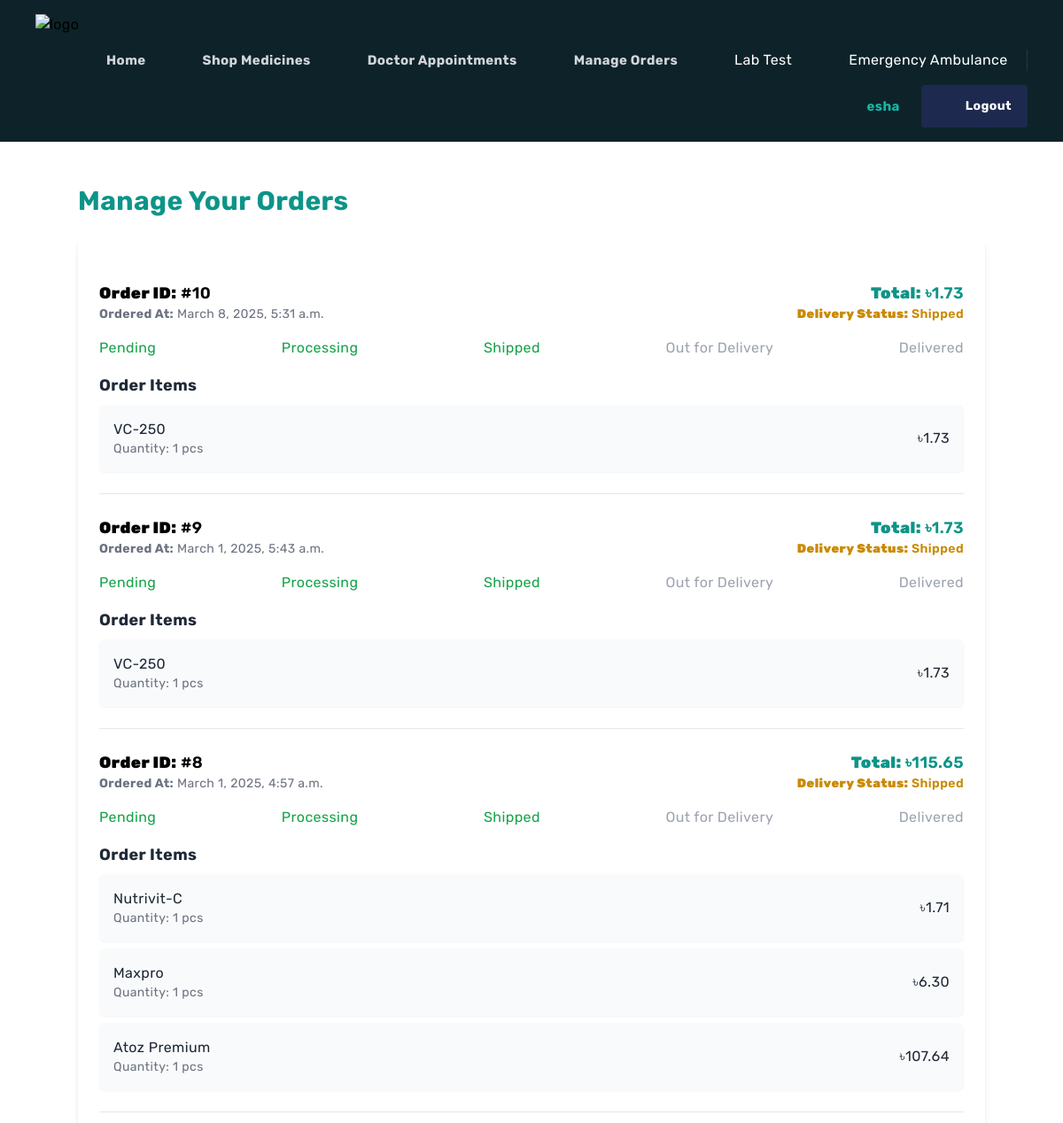
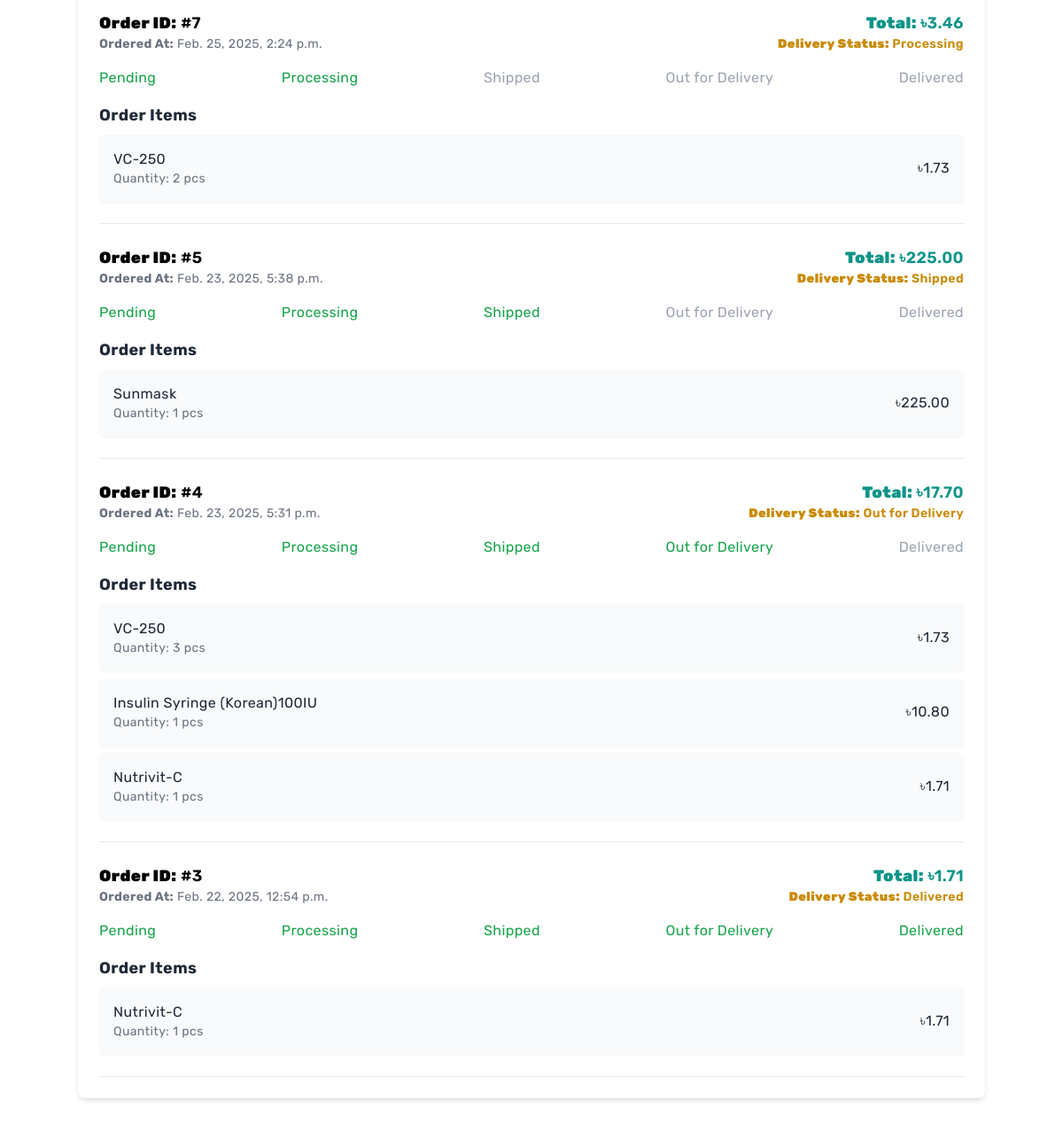
The page /manage_orders/ (signed in) on the database its author committed (2 pictures, top to bottom).
### hospital/models.py (models this page shows, shortened)
class Order(models.Model):
    STATUS_CHOICES = [
        ('pending', 'Pending'),
        ('processing', 'Processing'),
        ('shipped', 'Shipped'),
        ('out_for_delivery', 'Out for Delivery'),
        ('delivered', 'Delivered'),
        ('cancelled', 'Cancelled'),
        ('returned', 'Returned'),
    ]
    user = models.ForeignKey(User, on_delete=models.CASCADE, related_name='orders')
    medicines = models.ManyToManyField('Medicine', through='OrderItem', related_name='orders')
    total = models.DecimalField(max_digits=10, decimal_places=2, default=0.00)
    ordered_at = models.DateTimeField(auto_now_add=True)
    status = models.CharField(max_length=20, choices=STATUS_CHOICES, default='pending')
    tracking_number = models.CharField(max_length=50, unique=True, blank=True, null=True)
    courier_name = models.CharField(max_length=50, blank=True, null=True)
    expected_delivery_date = models.DateField(blank=True, null=True)
    shipping_address = models.CharField(max_length=255, blank=True, null=True)
    delivery_instructions = models.TextField(blank=True, null=True)

class OrderItem(models.Model):
    order = models.ForeignKey(Order, on_delete=models.CASCADE, related_name='order_items')
    medicine = models.ForeignKey(Medicine, on_delete=models.CASCADE, related_name='order_items')
    quantity = models.PositiveIntegerField(default=1)

class Medicine(models.Model):
    CATEGORY_CHOICES = [
        ('Diabetic Care', 'Diabetic Care'),
        ('OTC Medicine', 'OTC Medicine'),
        ('Pain Relief', 'Pain Relief'),
        ('Vitamins & Supplements', 'Vitamins & Supplements'),
        ('Womens Care', 'Womens Care'),
        ('Cold & Flu', 'Cold & Flu'),
        ('Skin Care', 'Skin Care'),
        ('Others', 'Others'),
    ]
    TYPE_CHOICES = [
        ('Tablet', 'Tablet'),
        ('Syrup', 'Syrup'),
        ('Capsule', 'Capsule'),
        ('Injection', 'Injection'),
        ('Cream', 'Cream'),
        ('Gel', 'Gel'),
        ('Others', 'Others'),
    ]
    name = models.CharField(max_length=255)
    manufacturer = models.CharField(max_length=255)
    image = models.ImageField(upload_to='medicines/')
    price = models.DecimalField(max_digits=10, decimal_places=2)
    category = models.CharField(max_length=50, choices=CATEGORY_CHOICES)
    dosage_mg = models.PositiveIntegerField()
    type = models.CharField(max_length=50, choices=TYPE_CHOICES)
    description = models.TextField(blank=True, null=True)
    stock = models.PositiveIntegerField(default=0)

### hospital/views.py (the view)
# urls.py: path('manage_orders/', manage_orders, name='manage_orders'),
@login_required(login_url='login')
def manage_orders(request):
    user = request.user
    orders = Order.objects.filter(user=user).order_by('-ordered_at')  # Get user's orders
    context = {
        'orders': orders,
    }
    return render(request, 'manage_orders.html', context)

### templates/manage_orders.html (shortened to what this page needs)
{% extends "base.html" %}
{% block content %}
<div class="container mx-auto py-12 min-h-screen">
    <h2 class="text-3xl font-bold text-teal-600 mb-6">Manage Your Orders</h2>
    {% if orders %}
        <div class="bg-white p-6 rounded-lg shadow-md">
            {% for order in orders %}
            <div class="border-b py-6">
                <div class="flex justify-between items-center">
                    <div>
                        <p class="text-lg font-semibold"><strong>Order ID:</strong> #{{ order.id }}</p>
                        <p class="text-sm text-gray-500"><strong>Ordered At:</strong> {{ order.ordered_at }}</p>
                    </div>
                    <div class="text-right">
                        <p class="text-lg font-semibold text-teal-600"><strong>Total:</strong> ৳{{ order.total }}</p>
                        <p class="text-sm font-semibold {% if order.status == 'completed' %}text-green-600{% elif order.status == 'cancelled' %}text-red-600{% else %}text-yellow-600{% endif %}">
                            <strong>Delivery Status:</strong> {{ order.get_status_display }}
                        </p>
                    </div>
                </div>
                <div class="flex justify-between items-center mt-4">
                  <div class="{% if order.status in 'pending processing shipped out_for_delivery delivered' %}text-green-600{% else %}text-gray-400{% endif %}">
                    Pending
                  </div>
                  <div class="{% if order.status in 'processing shipped out_for_delivery delivered' %}text-green-600{% else %}text-gray-400{% endif %}">
                    Processing
                  </div>
                  <div class="{% if order.status in 'shipped out_for_delivery delivered' %}text-green-600{% else %}text-gray-400{% endif %}">
                    Shipped
                  </div>
                  <div class="{% if order.status in 'out_for_delivery delivered' %}text-green-600{% else %}text-gray-400{% endif %}">
                    Out for Delivery
                  </div>
                  <div class="{% if order.status == 'delivered' %}text-green-600{% else %}text-gray-400{% endif %}">
                    Delivered
                  </div>
                </div>
                <div class="mt-4">
                    <h3 class="text-lg font-bold text-gray-800">Order Items</h3>
                    <ul class="mt-2 space-y-2">
                        {% for item in order.order_items.all %}
                        <li class="flex justify-between items-center bg-gray-50 p-4 rounded-md shadow-sm">
                            <div>
                                <p class="text-gray-800">{{ item.medicine.name }}</p>
                                <p class="text-sm text-gray-500">Quantity: {{ item.quantity }} pcs</p>
                            </div>
                            <p class="text-gray-800">৳{{ item.medicine.price }}</p>
                        </li>
                        {% endfor %}
                    </ul>
                </div>
            </div>
            {% endfor %}
        </div>
    {% else %}
        <p class="text-gray-500 text-lg">You have no orders yet.</p>
    {% endif %}
</div>
{% endblock %}

### templates/base.html (shortened to what this page needs)
<!DOCTYPE html>
<html lang="en">
<head>
    <script src="https://cdn.tailwindcss.com"></script>
</head>
<body class="tracking-wide">
    <header class='flex border-b py-4 px-4 sm:px-10 bg-[#0d2329] min-h-[70px] tracking-wide relative z-50 sticky top-0'>
        <div class='flex flex-wrap items-center gap-4 w-full'>
            <a href="{% url 'home' %}">
                <img src="https://i.postimg.cc/3xGXxqt8/E-care-3-Final.png" alt="logo" class='w-36' />
            </a>
            <div id="collapseMenu"
                class='lg:!flex lg:flex-auto lg:ml-12 max-lg:hidden max-lg:before:fixed max-lg:before:bg-black max-lg:before:opacity-50 max-lg:before:inset-0 max-lg:before:z-50'>
                <div
                    class="lg:!flex lg:flex-auto max-lg:fixed max-lg:bg-white max-lg:w-1/2 max-lg:min-w-[300px] max-lg:top-0 max-lg:left-0 max-lg:p-6 max-lg:h-full max-lg:shadow-md max-lg:overflow-auto z-50">
                    <ul class='lg:flex lg:gap-x-8 max-lg:space-y-2'>
                        <li class='max-lg:border-b max-lg:py-3'>
                            <a href="{% url 'home' %}"
                                class='hover:text-teal-500 text-gray-300 block font-bold text-[15px] flex items-center'>
                                <box-icon name='home' color='#fff' class='mr-2'></box-icon> Home
                            </a>
                        </li>
                        <li class='max-lg:border-b max-lg:py-3'>
                            <a href="{% url 'shopmedicine' %}"
                                class='hover:text-teal-500 text-gray-300 block font-bold text-[15px] flex items-center'>
                                <box-icon name='store' color='#fff' class='mr-2'></box-icon> Shop Medicines
                            </a>
                        </li>
                        <li class='max-lg:border-b max-lg:py-3'>
                            <a href="{% url 'appointments' %}"
                                class='hover:text-teal-500 text-gray-300 block font-bold text-[15px] flex items-center'>
                                <box-icon name='calendar' color='#fff' class='mr-2'></box-icon> Doctor Appointments
                            </a>
                        </li>
                        <li class='max-lg:border-b max-lg:py-3'>
                            <a href="{% url 'manage_orders' %}"
                                class='hover:text-teal-500 text-gray-300 block font-bold text-[15px] flex items-center'>
                                <box-icon name='cart' color='#fff' class='mr-2'></box-icon> Manage Orders
                            </a>
                        </li>
                        <li>
                            <a href="{% url 'lab_tests' %}"
                                class="flex items-center space-x-2 text-white hover:text-teal-400">
                                <box-icon name='vial' color='#fff'></box-icon><span>Lab Test</span>
                            </a>
                        </li>
                        <li>
                            <a href="{% url 'emergency_ambulance' %}"
                                class="flex items-center space-x-2 text-white hover:text-teal-400">
                                <box-icon name='ambulance' type='solid' color='#ffffff'></box-icon><span>Emergency Ambulance</span>
                            </a>
                        </li>
                    </ul>
                </div>
            </div>
            <div class='flex items-center ml-auto space-x-6'>
                {% if user.is_authenticated %}
                  <a href="{% url 'user_profile' %}" class='text-teal-500 text-gray-200 block font-bold text-[15px] flex items-center'>
                    <box-icon name='user' color='#fff' class='mr-2'></box-icon>
                    {{ user.username }}
                </a>
                  <form action="{% url 'logout' %}" method="post">
                    <button type="submit"
                      class='px-4 py-2.5 text-sm rounded font-bold text-white border-2 border-[#1d294f] bg-[#1d294f] transition-all ease-in-out duration-300 hover:bg-transparent hover:text-teal-400 flex items-center'>
                      <box-icon name='log-out' color='#fff' class='mr-2'></box-icon>
                      Logout
                    </button>
                  </form>
                {% endif %}
              </div>
    </header>
    {% block content %}{% endblock %}
</body>
</html>

### templates/base.html (style rules this page uses)
body { font-family: "Rubik", sans-serif; }

### rows shown on the page
Order: id "10", ordered_at "March 8, 2025, 5:31 a.m.", total "1.73", status "Shipped"
OrderItem: medicine.name "VC-250", quantity "1", medicine.price "1.73"
Order: id "9", ordered_at "March 1, 2025, 5:43 a.m.", total "1.73", status "Shipped"
OrderItem: medicine.name "VC-250", quantity "1", medicine.price "1.73"
Order: id "8", ordered_at "March 1, 2025, 4:57 a.m.", total "115.65", status "Shipped"
OrderItem: medicine.name "Nutrivit-C", quantity "1", medicine.price "1.71"
OrderItem: medicine.name "Maxpro", quantity "1", medicine.price "6.30"
OrderItem: medicine.name "Atoz Premium", quantity "1", medicine.price "107.64"
Order: id "7", ordered_at "Feb. 25, 2025, 2:24 p.m.", total "3.46", status "Processing"
OrderItem: medicine.name "VC-250", quantity "2", medicine.price "1.73"
Order: id "5", ordered_at "Feb. 23, 2025, 5:38 p.m.", total "225.00", status "Shipped"
OrderItem: medicine.name "Sunmask", quantity "1", medicine.price "225.00"
Order: id "4", ordered_at "Feb. 23, 2025, 5:31 p.m.", total "17.70", status "Out for Delivery"
OrderItem: medicine.name "VC-250", quantity "3", medicine.price "1.73"
OrderItem: medicine.name "Insulin Syringe (Korean)100IU", quantity "1", medicine.price "10.80"
OrderItem: medicine.name "Nutrivit-C", quantity "1", medicine.price "1.71"
Order: id "3", ordered_at "Feb. 22, 2025, 12:54 p.m.", total "1.71", status "Delivered"
OrderItem: medicine.name "Nutrivit-C", quantity "1", medicine.price "1.71"

### other values the page prints
{{ user.username }} "esha"
